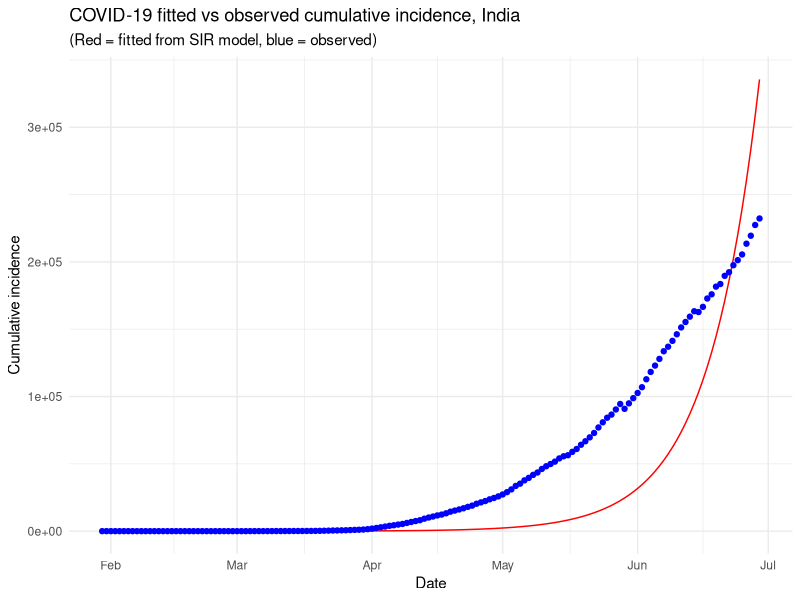
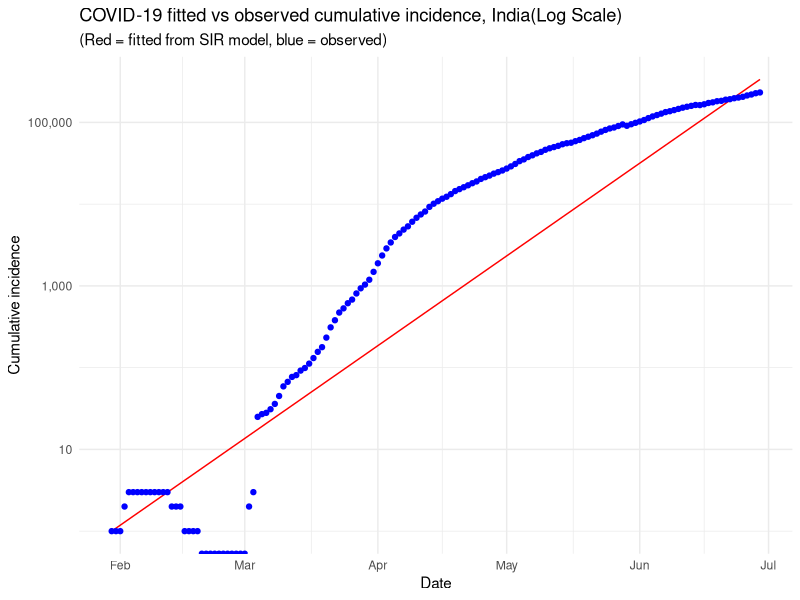
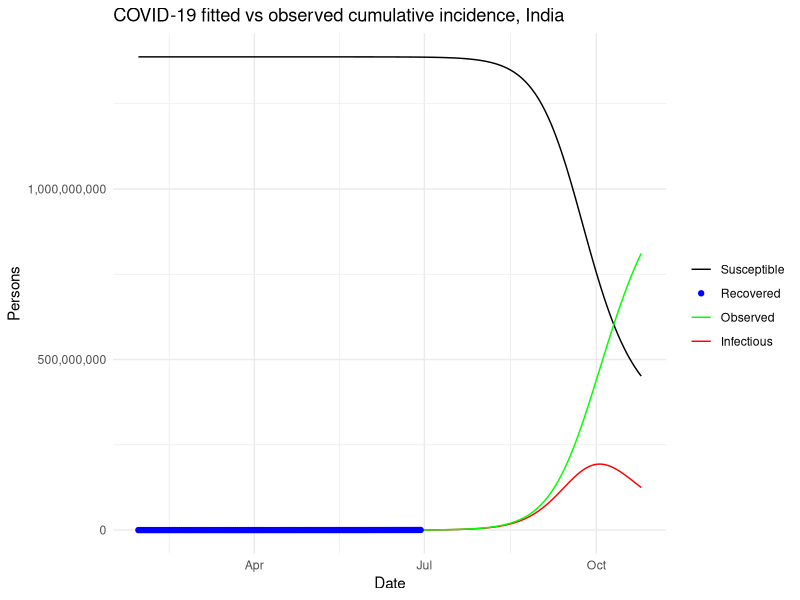
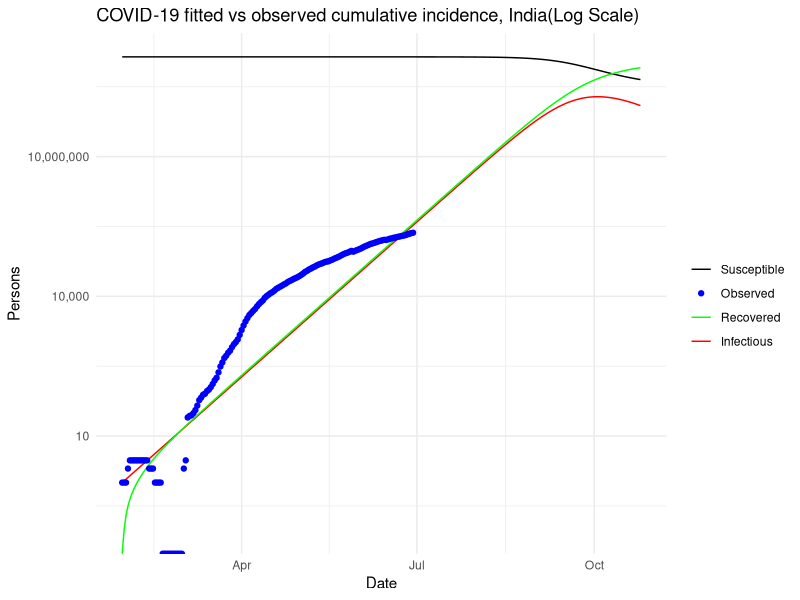

R code for these plots, in order:
### SIR model. THis is using India incidences for Covid-19. Input required is 
# cumulative incidence and total population. It calculates beta and gamma using ODE.
# it also calculate reproduction rate R0 that means how many people get affected from one person.
# the code also gives peak date and maximum people that will get infected. 
India <- read.table('India_nation_level_daily.csv', header=TRUE, sep=',')
India$Date <- as.Date(India$Date,format = "%m/%d/%y")
N <- 1387297452 # total population
SIR <- function(time, country, parameters) {
  par <- as.list(c(country, parameters))
  with(par, {
    dS <- -beta * I * S / N
    dI <- beta * I * S / N - gamma * I
    dR <- gamma * I
    list(c(dS, dI, dR))
  })
}
library(deSolve)
library(lubridate)
sir_start_date <- "2020-01-30"
sir_end_date <- "2020-06-29"                              

Infected <- India$I
Day <- 1:(length(Infected))

# now specify initial values for S, I and R

init <- c(
  S = N - Infected[1],
  I = Infected[1],
  R = 0
)

RSS <- function(parameters) {
  names(parameters) <- c("beta", "gamma")
  out <- ode(y = init, times = Day, func = SIR, parms = parameters)
  fit <- out[, 3]
  sum((Infected - fit)^2)
}

# now find the values of beta and gamma that give the
# smallest RSS, which represents the best fit to the data.
# Start with values of 0.5 for each, and constrain them to
# the interval 0 to 1.0


Opt <- optim(c(0.1, 0.1),
             RSS,
             method = "L-BFGS-B",
             lower = c(0, 0),
             upper = c(1, 1)
)


# check for convergence
Opt$message
#Convergence is confirmed. Now we can examine the fitted values for ββ and γγ:

Opt_par <- setNames(Opt$par, c("beta", "gamma"))
Opt_par
t <- 1:as.integer(ymd(sir_end_date) + 1 - ymd(sir_start_date))
fitted_cumulative_incidence <- data.frame(ode(
  y = init, times = t,
  func = SIR, parms = Opt_par
))

library(dplyr)
fitted_cumulative_incidence <- fitted_cumulative_incidence %>%
  mutate(
    Date = ymd(sir_start_date) + days(t - 1),
    cumulative_incident_cases = Infected
  )

# plot the data
library(ggplot2)
fitted_cumulative_incidence %>%
  ggplot(aes(x = Date)) +
  geom_line(aes(y = I), colour = "red") +
  geom_point(aes(y = cumulative_incident_cases), colour = "blue") +
  labs(
    y = "Cumulative incidence",
    title = "COVID-19 fitted vs observed cumulative incidence, India",
    subtitle = "(Red = fitted from SIR model, blue = observed)"
  ) +
  theme_minimal()

R0 <- as.numeric(Opt_par[1] / Opt_par[2])
# plot in log scale
fitted_cumulative_incidence %>%
  ggplot(aes(x = Date)) +
  geom_line(aes(y = I), colour = "red") +
  geom_point(aes(y = cumulative_incident_cases), colour = "blue") +
  labs(
    y = "Cumulative incidence",
    title = "COVID-19 fitted vs observed cumulative incidence, India(Log Scale)",
    subtitle = "(Red = fitted from SIR model, blue = observed)"
  ) +
  theme_minimal() +
  scale_y_log10(labels = scales::comma)


# time in days for predictions
t <- 1:270

# get the fitted values from our SIR model
fitted_cumulative_incidence <- data.frame(ode(
  y = init, times = t,
  func = SIR, parms = Opt_par
))


# add a Date column and join the observed incidence data
fitted_cumulative_incidence <- fitted_cumulative_incidence %>%
  mutate(
    Date = ymd(sir_start_date) + days(t - 1),
    country = "India",
    cumulative_incident_cases = c(Infected, rep(NA, length(t) - length(Infected)))
  )

# plot the data
fitted_cumulative_incidence %>%
  ggplot(aes(x = Date)) +
  geom_line(aes(y = I, colour = "red")) +
  geom_line(aes(y = S, colour = "black")) +
  geom_line(aes(y = R, colour = "green")) +
  geom_point(aes(y = cumulative_incident_cases, colour = "blue")) +
  scale_y_continuous(labels = scales::comma) +
  labs(y = "Persons", title = "COVID-19 fitted vs observed cumulative incidence, India") +
  scale_colour_manual(name = "", values = c(red = "red", black = "black", green = "green", blue = "blue"
  ), labels = c("Susceptible","Recovered", "Observed", "Infectious" )) +
  theme_minimal()


#The same graph in log scale for the y-axis and with a legend for better readability:
# plot the data
fitted_cumulative_incidence %>%
  ggplot(aes(x = Date)) +
  geom_line(aes(y = I, colour = "red")) +
  geom_line(aes(y = S, colour = "black")) +
  geom_line(aes(y = R, colour = "green")) +
  geom_point(aes(y = cumulative_incident_cases, colour = "blue")) +
  scale_y_log10(labels = scales::comma) +
  labs(
    y = "Persons",
    title = "COVID-19 fitted vs observed cumulative incidence, India(Log Scale)"
  ) +
  scale_colour_manual(
    name = "",
    values = c(red = "red", black = "black", green = "green", blue = "blue"),
    labels = c("Susceptible", "Observed", "Recovered", "Infectious")
  ) +
  theme_minimal()

#Other interesting statistics can be computed from the fit of our model. For example:
# the peak of the pandemic
#	the number of severe cases
#	the number of people in need of intensive care
#	the number of deaths
fit <- fitted_cumulative_incidence

# peak of pandemic
fit[fit$I == max(fit$I), c("Date", "I")]

# severe cases
max_infected <- max(fit$I)
# cases with need for intensive care
intensive_care_patient <- max_infected * 0.02 # assuming 2% infected people will need intensive care
# if we consider death rate as total death/total infected till June 29
death_rate = India$Deaths[dim(India)[1]]/India$Confirmed[dim(India)[1]]
total_death = max_infected * death_rate
